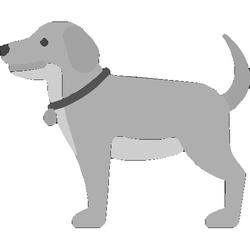
#> input picture 2_practice3/dog.png, 250 x 250 px, shrunk from 512 x 512 before the run
$ python task2.py
#> lines starting #> are read from the running program, lines starting #| are printed output that depends on the picture; after the words box and inside, x2 and y2 are one past the last pixel; in counts of white or black regions, pixels touching at a corner belong together
import cv2
import numpy as np

# Загрузите изображение
img = cv2.imread('dog.png')
#> img is the input picture: shape (250, 250, 3); min 15, max 255, mean 224.4
# Преобразуйте изображение в массив NumPy и измените его форму
pixel_vals = img.reshape((-1, 3))
pixel_vals = np.float32(pixel_vals)
# Установите параметры для кластеризации k-means
criteria = (cv2.TERM_CRITERIA_EPS + cv2.TERM_CRITERIA_MAX_ITER, 100, 0.85)
k = 3
# Выполните кластеризацию k-means
_, labels, centers = cv2.kmeans(
    pixel_vals, k, None, criteria, 10,
    cv2.KMEANS_RANDOM_CENTERS
    )
#> centers = [[176.1, 176.1, 176.1], [254.7, 254.7, 254.7], [90.59, 90.59, 90.59]]
# Преобразуйте метки в форму, которую можно использовать для создания маски сегментации
labels = labels.reshape((img.shape[0], img.shape[1]))
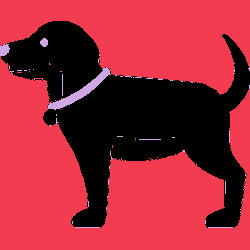
#> labels: shape (250, 250) int32; 3 distinct labels, from 0 to 2; one colour per label, 0 black

centers = np.uint8(centers)
#> centers = [[176, 176, 176], [254, 254, 254], [90, 90, 90]]
newimage = centers[labels.flatten()]
newimage = newimage.reshape(img.shape)
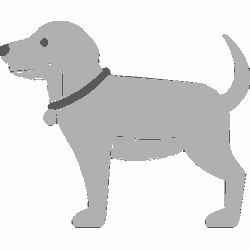
#> newimage: shape (250, 250, 3); min 90, max 254, mean 223.9

cv2.imshow('newimage', newimage)
cv2.waitKey(0)
cv2.destroyAllWindows()

k = 0
for center in centers:
    # select color and create mask
    #print(center)
    layer = newimage.copy()
    mask = cv2.inRange(layer, center, center)

    # apply mask to layer
    layer[mask == 0] = [0,0,0]
    #cv2.imshow('layer', layer)
    #cv2.waitKey(0)

    # save kmeans clustered image and layer
    cv2.imwrite("1_test{0}.jpg".format(k), layer)
    k = k + 1
#> this loop made 3 passes
#> pass 1, `mask = cv2.inRange(layer, center, center)`:
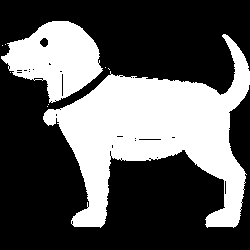
#> mask: shape (250, 250); 35.3% white; 9 white regions (7 under 20 px), largest, box (x1, y1, x2, y2) and area: (43, 34, 250, 228) 17094, (1, 21, 103, 103) 4942
#> pass 2, `mask = cv2.inRange(layer, center, center)`:
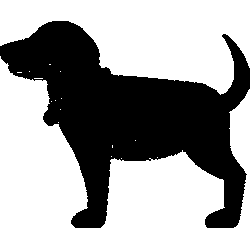
#> mask: shape (250, 250); 63.2% white; 1 black region, box (x1, y1, x2, y2) and area: (0, 21, 250, 228) 23027
#> after the loop:
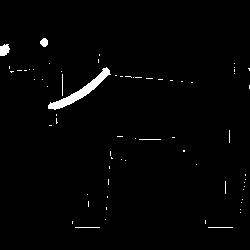
#> layer: shape (250, 250, 3); values 0 (black) and 90 (white), 1.6% white; 68 white regions (61 under 20 px), largest, box (x1, y1, x2, y2) and area: (48, 67, 111, 110) 558, (0, 44, 10, 56) 93, (40, 38, 48, 47) 54
#> after the loop, k = 3
